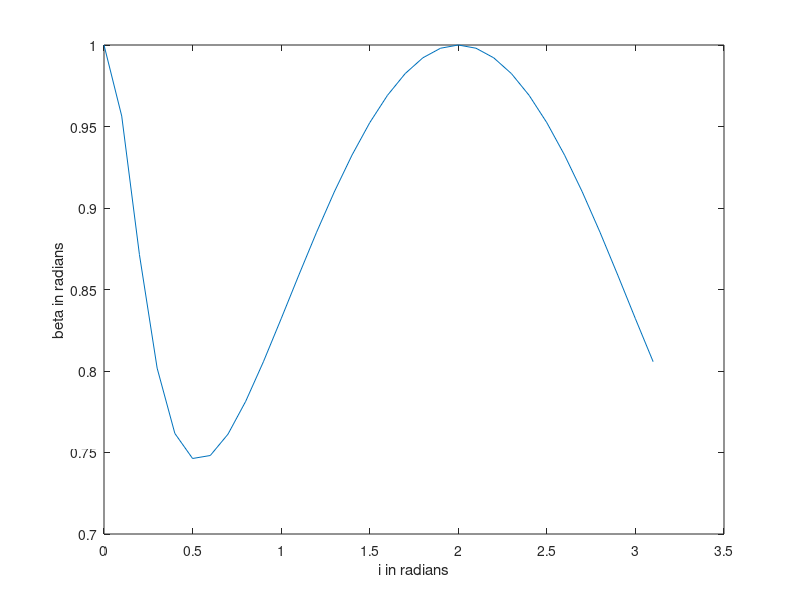

MATLAB code for this plot:
clear all;

x = 0:.1:pi;

for i = 1:length(x);
    y(i) =  atan(sin(pi/2*x(i))/(1.5 - cos(pi/2*x(i))));

end


plot(x,cos(y))
xlabel('i in radians');
ylabel('beta in radians');